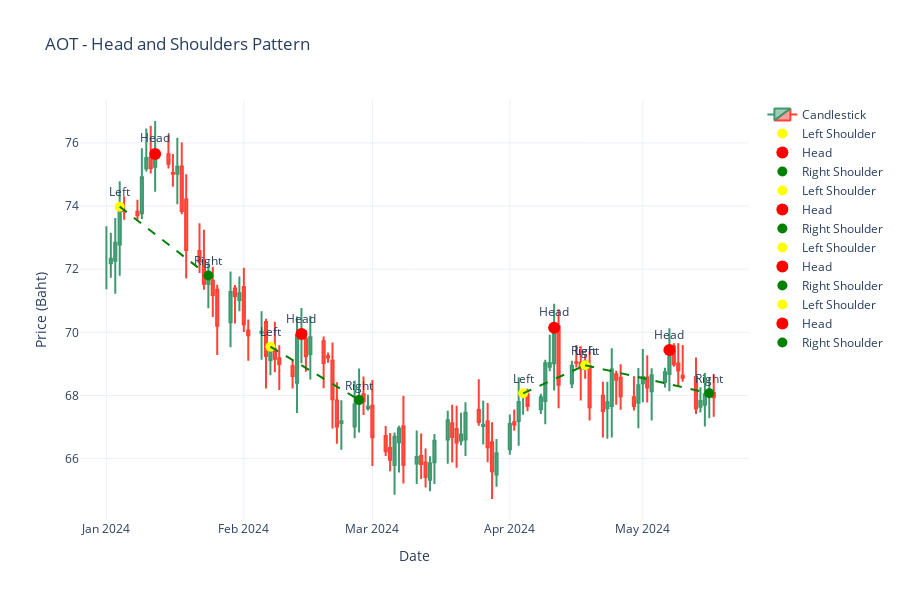

Notebook source saved alongside this figure:
### Code cell
# Run detection + plot
df, patterns = detect_head_and_shoulders(df, 'AOT')
plot_chart_with_pattern(df, patterns, 'AOT')
